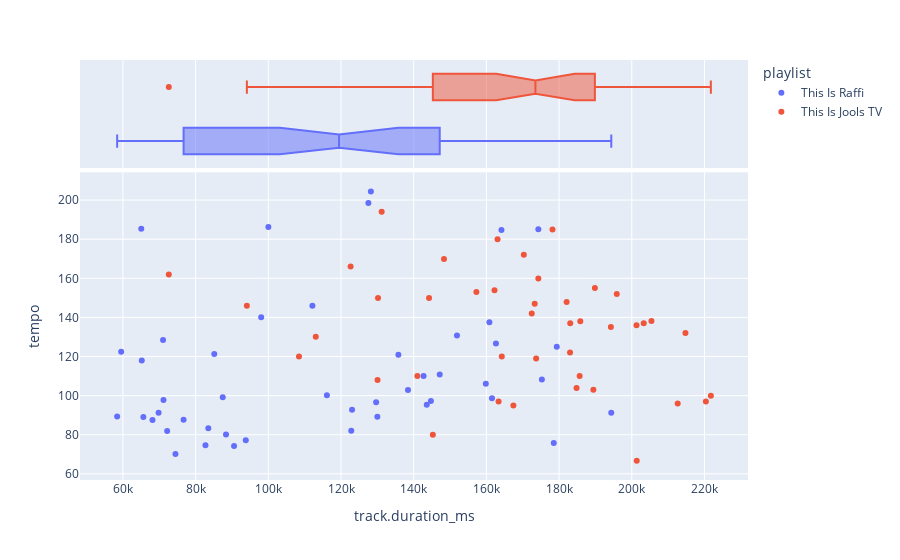

Notebook cell for this chart:
### Code cell
fig = px.scatter(data, # Which df for our scatterplot?
                 x='track.duration_ms', # x-axis
                 y='tempo', # y-axis
                 hover_name='track.name', # show when hovering
                 color='playlist', # color code the playlists
                 marginal_x='box' # add a box plot for x-axis values
                )
fig.show()

### Figure 1 — Plotly figure (JSON) as saved in the notebook; plotly's stock layout.template omitted (floating-point values rounded to 4 significant figures)
{"data": [{"hovertemplate": "<b>%{hovertext}</b><br><br>playlist=This Is Raffi<br>track.duration_ms=%{x}<br>tempo=%{y}<extra></extra>", "hovertext": ["Shake My Sillies Out", "Baby Beluga", "Twinkle, Twinkle, Little Star", "Down By The Bay", "Going on a Picnic", "Six Little Ducks", "Apples And Bananas", "Mr. Sun", "Listen to the Horses", "If You're Happy And You Know It", "Oats and Beans and Barley", "Baa Baa Black Sheep", "Frere Jacques", "Eensy Weensy Spider", "Workin' on the Railroad", "Brush Your Teeth", "Row, Row, Row", "Peanut Butter Sandwich", "Spring Flowers", "The Sharing Song", "Everything Grows", "The Corner Grocery Store", "Fais Dodo", "Thanks A Lot", "Bathtime", "Bananaphone", "Like Me And You", "This Old Man", "Five Little Ducks", "Baby Beluga", "Mary Wore Her Red Dress", "Day O", "Let's Play", "Skip To My Lou", "Nursery Rhyme Instrumental", "Biscuits in the Oven", "This Little Light of Mine", "Octopus's Garden", "One Light, One Sun", "Luna's Song", "Rise And Shine", "Yellow Submarine", "Love Bug", "Going to the Zoo", "He's Got the Whole World", "Rock-A-Bye Baby"], "legendgroup": "This Is Raffi", "marker": {"color": "#636efa", "symbol": "circle"}, "mode": "markers", "name": "This Is Raffi", "orientation": "v", "showlegend": true, "type": "scatter", "x": [65053, 160826, 71160, 128213, 71040, 93800, 98040, 76693, 116120, 74453, 85133, 59520, 65186, 88360, 68146, 72173, 83493, 58413, 159840, 65626, 151906, 112133, 90573, 147160, 178533, 194360, 161533, 143600, 138426, 162626, 87466, 179360, 164146, 129666, 82706, 144733, 123040, 174293, 127533, 122826, 130000, 175266, 142720, 100013, 135786, 69813], "xaxis": "x", "y": [185.3, 137.5, 97.76, 204.4, 128.5, 77.21, 140.1, 87.7, 100.2, 70.19, 121.3, 122.4, 118.0, 80.15, 87.54, 81.91, 83.37, 89.34, 106.0, 89.02, 130.8, 146.0, 74.21, 110.8, 75.77, 91.26, 98.61, 95.28, 102.9, 126.6, 99.14, 125.0, 184.7, 96.62, 74.67, 97.23, 92.72, 185.1, 198.5, 82.0, 89.18, 108.3, 110.0, 186.3, 120.9, 91.31], "yaxis": "y"}, {"alignmentgroup": "True", "hovertemplate": "<b>%{hovertext}</b><br><br>playlist=This Is Raffi<br>track.duration_ms=%{x}<extra></extra>", "hovertext": ["Shake My Sillies Out", "Baby Beluga", "Twinkle, Twinkle, Little Star", "Down By The Bay", "Going on a Picnic", "Six Little Ducks", "Apples And Bananas", "Mr. Sun", "Listen to the Horses", "If You're Happy And You Know It", "Oats and Beans and Barley", "Baa Baa Black Sheep", "Frere Jacques", "Eensy Weensy Spider", "Workin' on the Railroad", "Brush Your Teeth", "Row, Row, Row", "Peanut Butter Sandwich", "Spring Flowers", "The Sharing Song", "Everything Grows", "The Corner Grocery Store", "Fais Dodo", "Thanks A Lot", "Bathtime", "Bananaphone", "Like Me And You", "This Old Man", "Five Little Ducks", "Baby Beluga", "Mary Wore Her Red Dress", "Day O", "Let's Play", "Skip To My Lou", "Nursery Rhyme Instrumental", "Biscuits in the Oven", "This Little Light of Mine", "Octopus's Garden", "One Light, One Sun", "Luna's Song", "Rise And Shine", "Yellow Submarine", "Love Bug", "Going to the Zoo", "He's Got the Whole World", "Rock-A-Bye Baby"], "legendgroup": "This Is Raffi", "marker": {"color": "#636efa", "symbol": "circle"}, "name": "This Is Raffi", "notched": true, "offsetgroup": "This Is Raffi", "showlegend": false, "type": "box", "x": [65053, 160826, 71160, 128213, 71040, 93800, 98040, 76693, 116120, 74453, 85133, 59520, 65186, 88360, 68146, 72173, 83493, 58413, 159840, 65626, 151906, 112133, 90573, 147160, 178533, 194360, 161533, 143600, 138426, 162626, 87466, 179360, 164146, 129666, 82706, 144733, 123040, 174293, 127533, 122826, 130000, 175266, 142720, 100013, 135786, 69813], "xaxis": "x2", "yaxis": "y2"}, {"hovertemplate": "<b>%{hovertext}</b><br><br>playlist=This Is Jools TV<br>track.duration_ms=%{x}<br>tempo=%{y}<extra></extra>", "hovertext": ["Big Bad Wolf", "Affirmations", "ABC Song Hip Hop Remix - Remix", "MKB (Mama Knows Best)", "Wheels On The Bus", "Brush", "Jumping in the bed", "Itsy Bitsy Spider", "Head, Shoulders, Knees, Toes", "Happy And You Know It", "Simon Says", "The Continents", "Count With Me", "Twinkle Twinkle Little Star", "How I Feel", "I Can", "Old McDonald", "Be Brave", "Clean up song", "Hickory Dickory Dock", "Color Song", "Good Morning", "Potty Song (Parody)", "Breathe", "Humpty Dumpty (Trap Nursery)", "Gingerbread Man", "BINGO", "Days Of The Week", "Get Fit", "Outside", "Zoo", "Months Of The Year", "Dream Big", "Rain Rain", "Veggies", "Wash Your Hands", "Ants Go Marching", "Errands", "Down by the bay", "Skidamarink", "New Year New Me", "Adding Song"], "legendgroup": "This Is Jools TV", "marker": {"color": "#EF553B", "symbol": "circle"}, "mode": "markers", "name": "This Is Jools TV", "orientation": "v", "showlegend": true, "type": "scatter", "x": [185840, 157244, 183065, 167428, 163071, 122640, 108435, 212628, 145266, 185658, 113057, 130054, 214762, 170292, 94103, 172472, 182073, 203284, 72620, 205408, 221753, 189846, 131186, 164236, 144220, 195866, 173294, 178187, 189432, 194255, 183012, 163356, 201305, 184803, 130187, 141011, 173680, 148330, 220379, 201357, 162234, 174291], "xaxis": "x", "y": [138.0, 153.0, 137.0, 95.0, 180.0, 166.0, 120.0, 95.99, 80.0, 110.0, 130.1, 108.0, 132.1, 172.1, 145.9, 142.0, 147.9, 137.0, 162.0, 138.1, 100.0, 155.0, 194.0, 120.0, 150.0, 152.0, 147.0, 185.0, 103.0, 135.1, 122.0, 97.0, 136.1, 104.0, 150.0, 110.0, 119.0, 169.9, 97, 66.64, 153.9, 160.0], "yaxis": "y"}, {"alignmentgroup": "True", "hovertemplate": "<b>%{hovertext}</b><br><br>playlist=This Is Jools TV<br>track.duration_ms=%{x}<extra></extra>", "hovertext": ["Big Bad Wolf", "Affirmations", "ABC Song Hip Hop Remix - Remix", "MKB (Mama Knows Best)", "Wheels On The Bus", "Brush", "Jumping in the bed", "Itsy Bitsy Spider", "Head, Shoulders, Knees, Toes", "Happy And You Know It", "Simon Says", "The Continents", "Count With Me", "Twinkle Twinkle Little Star", "How I Feel", "I Can", "Old McDonald", "Be Brave", "Clean up song", "Hickory Dickory Dock", "Color Song", "Good Morning", "Potty Song (Parody)", "Breathe", "Humpty Dumpty (Trap Nursery)", "Gingerbread Man", "BINGO", "Days Of The Week", "Get Fit", "Outside", "Zoo", "Months Of The Year", "Dream Big", "Rain Rain", "Veggies", "Wash Your Hands", "Ants Go Marching", "Errands", "Down by the bay", "Skidamarink", "New Year New Me", "Adding Song"], "legendgroup": "This Is Jools TV", "marker": {"color": "#EF553B", "symbol": "circle"}, "name": "This Is Jools TV", "notched": true, "offsetgroup": "This Is Jools TV", "showlegend": false, "type": "box", "x": [185840, 157244, 183065, 167428, 163071, 122640, 108435, 212628, 145266, 185658, 113057, 130054, 214762, 170292, 94103, 172472, 182073, 203284, 72620, 205408, 221753, 189846, 131186, 164236, 144220, 195866, 173294, 178187, 189432, 194255, 183012, 163356, 201305, 184803, 130187, 141011, 173680, 148330, 220379, 201357, 162234, 174291], "xaxis": "x2", "yaxis": "y2"}], "layout": {"legend": {"title": {"text": "playlist"}, "tracegroupgap": 0}, "margin": {"t": 60}, "xaxis": {"anchor": "y", "domain": [0, 1], "title": {"text": "track.duration_ms"}}, "xaxis2": {"anchor": "y2", "domain": [0, 1], "matches": "x", "showgrid": true, "showticklabels": false}, "yaxis": {"anchor": "x", "domain": [0, 0.7326], "title": {"text": "tempo"}}, "yaxis2": {"anchor": "x2", "domain": [0.7426, 1], "matches": "y2", "showgrid": false, "showline": false, "showticklabels": false, "ticks": ""}}}
